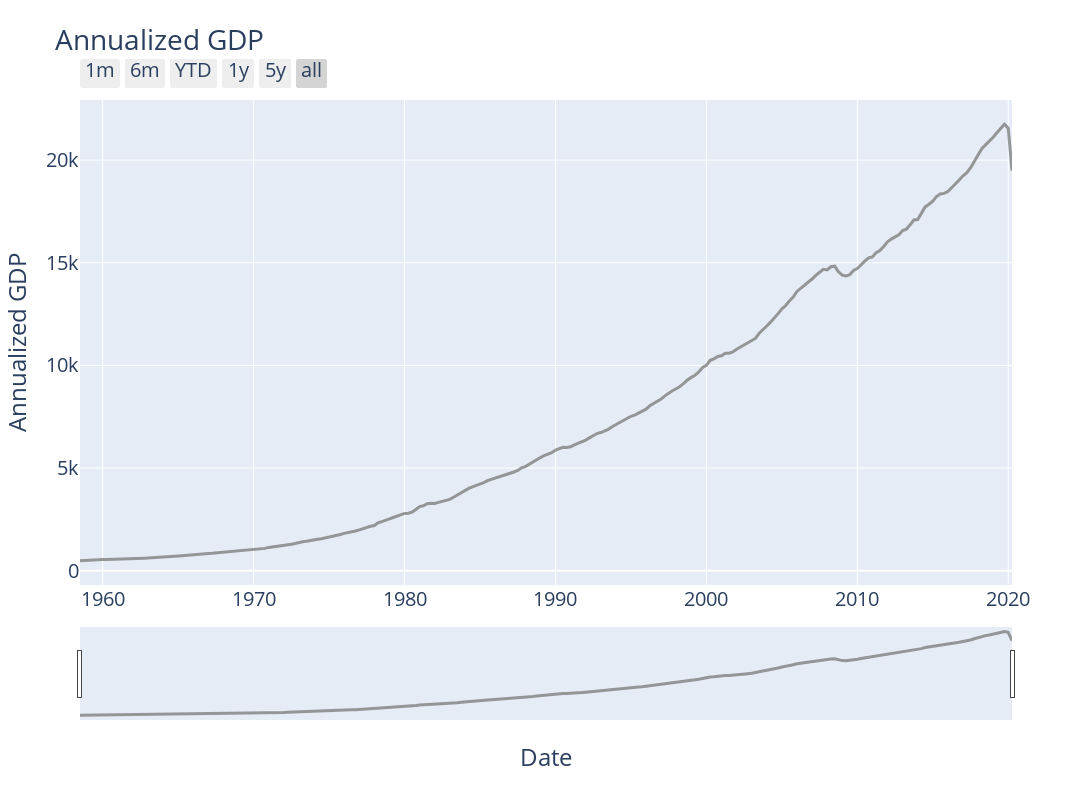

Notebook code cell kept with this figure:
### Markdown cell above
# In the following I show a plotly graph of Annualized GDP

### Code cell
t1 = get_FRED_data('GDP',start_date = '1958-09-15',API = FRED_API_KEY)
t1 = t1.to_frame()
t1 = t1.rename(columns={t1.columns[0]: 'GDP'})
figure = plotly_time_series(df_labels = econ_data_labels, df_titles = econ_data_titles, df = t1, font = 1)

### Figure 1 — Plotly figure (JSON) as saved in the notebook; plotly's stock layout.template omitted (floating-point values rounded to 4 significant figures; data arrays with more than 128 entries replaced by an {"elided": "..."} marker saying what was removed)
{"data": [{"line": {"color": "gray", "width": 3}, "name": "GDP", "opacity": 0.8, "text": "GDP", "type": "scatter", "x": {"elided": "248 str values"}, "y": {"elided": "248 float values"}}], "layout": {"font": {"size": 20}, "height": 800, "title": {"text": "Annualized GDP"}, "width": 1400, "xaxis": {"autorange": true, "range": ["1958-07-01", "2020-04-01"], "rangeselector": {"buttons": [{"count": 1, "label": "1m", "step": "month", "stepmode": "backward"}, {"count": 6, "label": "6m", "step": "month", "stepmode": "backward"}, {"count": 1, "label": "YTD", "step": "year", "stepmode": "todate"}, {"count": 1, "label": "1y", "step": "year", "stepmode": "backward"}, {"count": 6, "label": "5y", "step": "year", "stepmode": "backward"}, {"step": "all"}]}, "rangeslider": {"autorange": true, "range": ["1958-07-01", "2020-04-01"], "visible": true, "yaxis": {"_template": null, "rangemode": "match"}}, "showspikes": true, "title": {"text": "Date"}, "type": "date"}, "yaxis": {"autorange": true, "fixedrange": false, "range": [-695.4, 22930.0], "showspikes": true, "title": {"text": "Annualized GDP"}, "type": "linear"}}}
